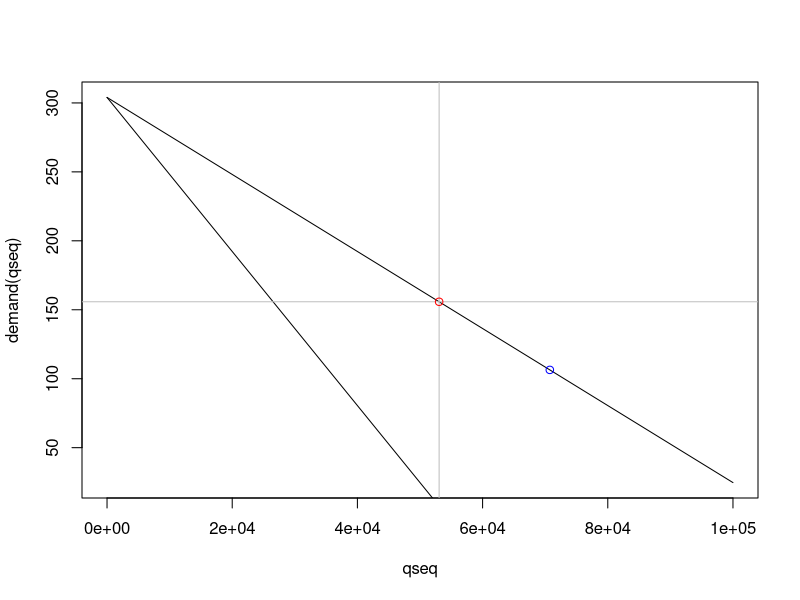
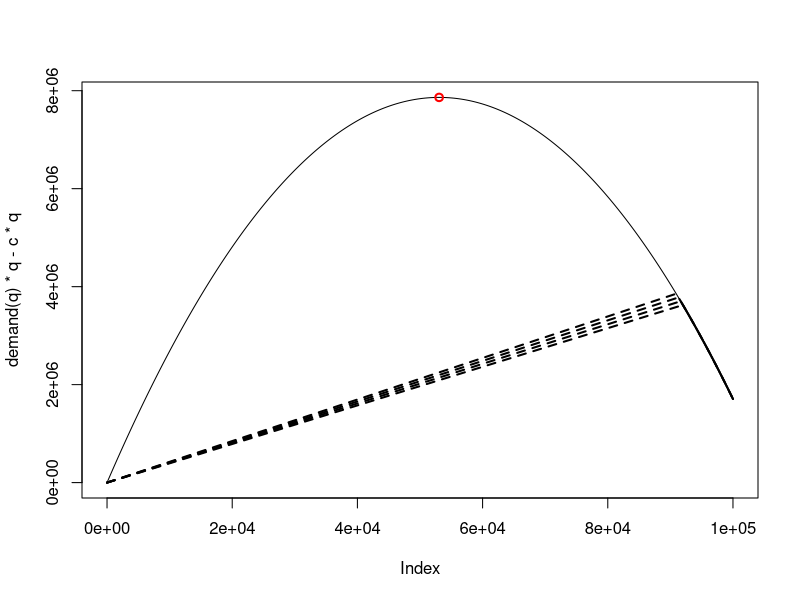

R code for these plots, in order:
alpha = 304
beta = 1/358
c = 7.6

demand <- function(q) alpha - beta*q
mr <- function(q) alpha - 2*beta*q
mc <- function(q) c
q_opt <- (alpha-c)/(2*beta)

qseq <- 1:100000

plot(qseq,demand(qseq),type="l")
lines(qseq,mr(qseq))
lines(qseq,rep(c,length(qseq)))
abline(v=q_opt,col="grey")
abline(h=demand(q_opt),col="grey")
points(q_opt,demand(q_opt),col="red")

q_oli <- (1/3)*((alpha-c)/beta)

points(2*q_oli,demand(2*q_oli),col="blue")

q_pc <- (alpha-c)/beta
points(q_pc,demand(q_pc),col="green")

# price cap

pc = 30

q = 1:100000

plot(demand(q)*q-c*q,type="l")

pcs = c(47,48,49,50)
for (i in 1:length(pcs)) {
	pc = pcs[i]
lines(q,apply(cbind(demand(q),rep(pc,length(1))),1,min)*q-c*q,lty=2,lwd=2)
}

points(q_opt,demand(q_opt)*q_opt-c*q_opt,col="red",lwd="2")
